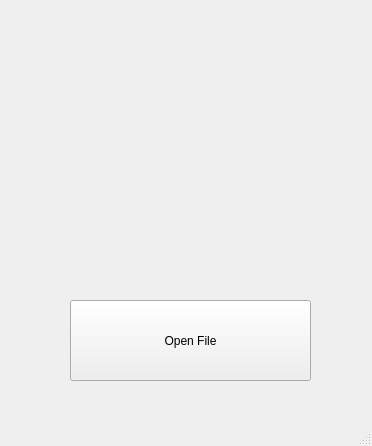
<?xml version="1.0" encoding="UTF-8"?>
<ui version="4.0">
 <class>MainWindow</class>
 <widget class="QMainWindow" name="MainWindow">
  <property name="geometry">
   <rect>
    <x>0</x>
    <y>0</y>
    <width>372</width>
    <height>446</height>
   </rect>
  </property>
  <property name="windowTitle">
   <string>MainWindow</string>
  </property>
  <widget class="QWidget" name="centralwidget">
   <widget class="QPushButton" name="pushButton">
    <property name="geometry">
     <rect>
      <x>70</x>
      <y>300</y>
      <width>241</width>
      <height>81</height>
     </rect>
    </property>
    <property name="text">
     <string>Open File</string>
    </property>
   </widget>
   <widget class="QLabel" name="label">
    <property name="geometry">
     <rect>
      <x>20</x>
      <y>20</y>
      <width>331</width>
      <height>251</height>
     </rect>
    </property>
    <property name="text">
     <string/>
    </property>
    <property name="alignment">
     <set>Qt::AlignCenter</set>
    </property>
   </widget>
  </widget>
  <widget class="QMenuBar" name="menubar">
   <property name="geometry">
    <rect>
     <x>0</x>
     <y>0</y>
     <width>372</width>
     <height>22</height>
    </rect>
   </property>
  </widget>
  <widget class="QStatusBar" name="statusbar"/>
 </widget>
 <resources/>
 <connections/>
</ui>
